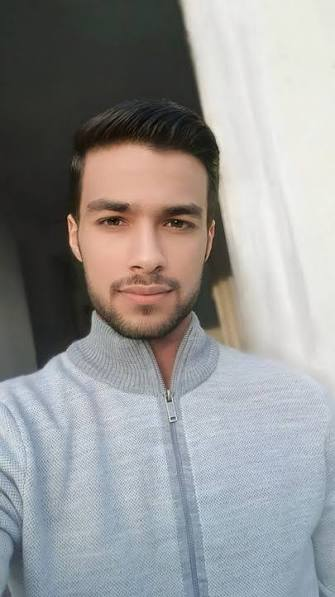
#> input picture 14. opencv/haarcascade/selfie.jpg, 335 x 597 px, found by its file name
$ python facedetection.py
#> lines starting #> are read from the running program, lines starting #| are printed output that depends on the picture; after the words box and inside, x2 and y2 are one past the last pixel; in counts of white or black regions, pixels touching at a corner belong together
import numpy as np
import cv2

# Load the Haar Cascade for face detection
face_classifier = cv2.CascadeClassifier(r"C:\Users\Sai\A in Acodes\data science\14. opencv\haarcascade\haarcascade_frontalface_default.xml")

image = cv2.imread(r"C:\Users\Sai\A in Acodes\data science\14. opencv\haarcascade\selfie.jpg")
#> image is the input picture: shape (597, 335, 3); mean B, G, R 148.7, 149.1, 149.2

#image = cv2.imread(r"C:\Users\Admin\3IMAX_SOFTWARE_TECH\Desktop\WORK\2_DATASCIENCE PROJECT\10_Computer vi...

# Check if the image is loaded correctly
if image is None:
    print("Error: image not found or cannot be loaded!")
    exit()  # exit if image is not loaded

# Convert image to grayscale
gray = cv2.cvtColor(image, cv2.COLOR_BGR2GRAY)
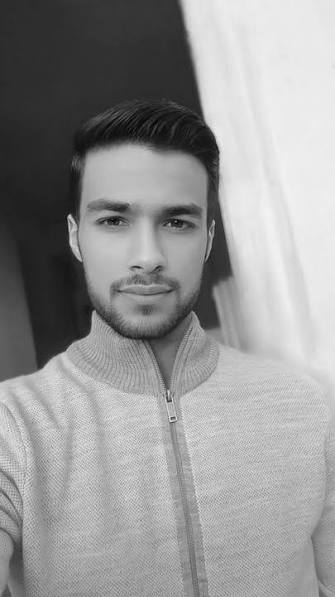
#> gray: shape (597, 335); min 0, max 249, mean 149.1

# Detect faces in the image
faces = face_classifier.detectMultiScale(gray, 1.3, 5)
#> faces = [[58, 154, 174, 174]]

# Check if faces are detected
if len(faces) == 0:
    print("No faces found!")
else:
    # Draw rectangles around the faces
    for (x, y, w, h) in faces: # (x, y) is the top-left corner, and (w, h) is the width and height of
        cv2.rectangle(image, (x, y), (x + w, y + h), (127, 0, 255), 2)
#> this loop made 1 pass
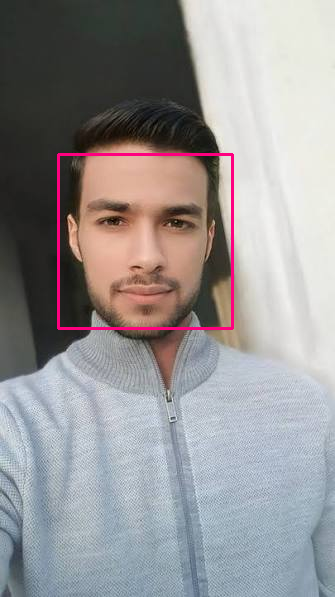
#> image: shape (597, 335, 3); 1.04% of pixels changed, all inside (x1, y1, x2, y2) = (57, 153, 234, 330)

# Display the output image
cv2.imshow('face Detection', image)
cv2.waitKey(0) # a wait for a key press to close the window

# Close all OpenCV windows
cv2.destroyAllWindows()
